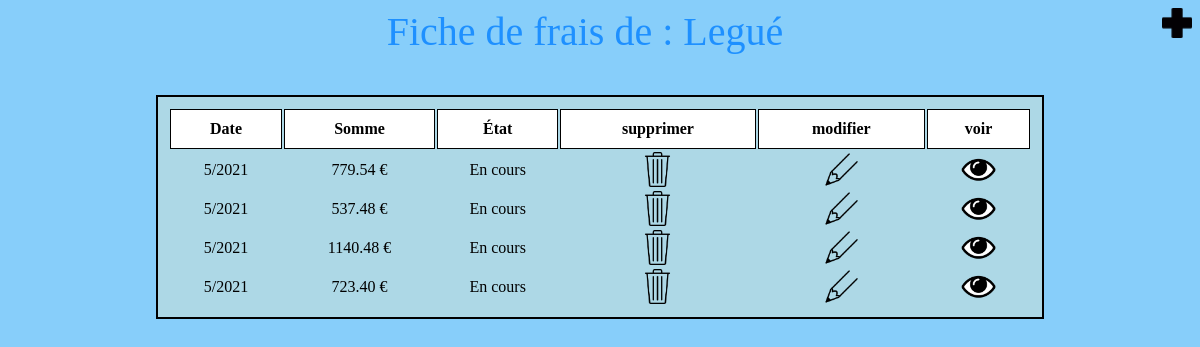
/PHP/ListerFichedeFrais.php (signed in), run on the app's committed database.
### tables this page shows
CREATE TABLE `fichefrais` (
  `id` int NOT NULL,
  `idVisiteur` char(4) NOT NULL,
  `mois` int UNSIGNED NOT NULL,
  `annee` int UNSIGNED NOT NULL,
  `nbJustificatifs` int NOT NULL,
  `montantValide` decimal(10,2) NOT NULL,
  `dateModif` date NOT NULL,
  `idEtat` char(2) NOT NULL
);

### PHP/ListerFichedeFrais.php (the view, shortened to what this page needs)
<?php
$cnxBDD = connexion();
$nomVisiteur=$_SESSION['nomVisiteur'];
$idVisiteur=$_SESSION['idVisiteur'];
?>
<DOCTYPE HTML>
<html>
<head>
    <link href="FeuilleCSS.css" rel="stylesheet" action="connex.php" method="GET">
</head>
<body class="bodyListerFicheFrais">
    <div>
    <p class="listerFicheFrais-nom">Fiche de frais de : <?php echo $nomVisiteur ;?><a href='RenseignerFicheFrais.php'><img src="ImagesListerFrais/+.png" alt="bouton ajouter" class="imgAjouter"></a> </p>
    </div>
    <div>
    <table class='table1'>
<tr>
    <th scope='col'>Date</th>
    <th scope='col'>Somme</th>
    <th scope='col'>État</th>
    <th scope='col'>supprimer</th>
    <th scope='col'>modifier</th>
    <th scope='col'>voir</th>
</tr>
<?php
for ($id=0; $id<=1000; $id++) {
$sqlDate = 'SELECT mois, annee FROM FicheFrais WHERE idVisiteur='.$idVisiteur.' AND id='.$id.';';
                        $sqlDate = $cnxBDD -> query($sqlDate);
                        while($userData = $sqlDate -> fetch_assoc()) {
                            $sqlDateComplete = $userData['mois'].'/'.$userData['annee'];
                        }
$sqlEtat = 'SELECT idEtat FROM ficheFrais WHERE idVisiteur='.$idVisiteur.' AND id='.$id.';';
                        $sqlEtat = $cnxBDD -> query($sqlEtat);
                         while($userData = $sqlEtat -> fetch_assoc()) {
                            $sqlNumeroEtat = $userData['idEtat'];
                            if ($sqlNumeroEtat == '1') {
                                $idEtat = "Cloturé";
                            } elseif ($sqlNumeroEtat == '2') {
                                $idEtat = "En cours";
                            } elseif ($sqlNumeroEtat == '3') {
                                $idEtat = "Remboursé";
                            }
                         }
$sqlDate1 = 'SELECT mois, annee, montantValide, idEtat, id FROM FicheFrais WHERE idVisiteur='.$idVisiteur.' AND id='.$id.';';
                        $sqlDate1 = $cnxBDD -> query($sqlDate1);
                        while($userData = $sqlDate1 -> fetch_assoc()) {
                            echo '<tr>
                                <td>'. $sqlDateComplete.'</td>
                                <td>'. $userData["montantValide"].' €</td>
                                <td>'. $idEtat.'</td>
                                <td> <a href="delete.php?id='. $userData['id'] .'">  <img src="../img/poubelle.png" width=35px height=35px></a></td>
                                <td> <a href="RenseignerFicheFraisModif.php?id='. $userData['id'] .'"><img src="../img/crayon.png" width=35px height=35px></a></td>
                                <td> <a href="LireFicheFrais.php?id='. $userData['id'] .'"><img src="../img/oeil.png" width=35px height=35px></a></td>';
                        }
}
?>
            </table>
        </div>
    </body>
</html>

### PHP/FeuilleCSS.css (style rules this page uses)
.bodyListerFicheFrais { background-color: lightskyblue; }
.listerFicheFrais-nom { text-align:center; color:dodgerblue; font-size: 40px; }
.imgAjouter { float:right; color:black; font-size:20px; height:30px; width:30px; }
.table1 { margin:auto; border:2px; border-style:solid; width:75%; padding:10px; text-align:center; background-color:lightblue; }
th { border: 1px solid black; background-color:white; padding: 10px; }
td { text-align: center; }

### data on the page
fichefrais: sqlDateComplete "5/2021", montantValide "779.54", idEtat "En cours"
fichefrais: sqlDateComplete "5/2021", montantValide "537.48", idEtat "En cours"
fichefrais: sqlDateComplete "5/2021", montantValide "1140.48", idEtat "En cours"
fichefrais: sqlDateComplete "5/2021", montantValide "723.40", idEtat "En cours"

### other printed values
$nomVisiteur "Legué"
